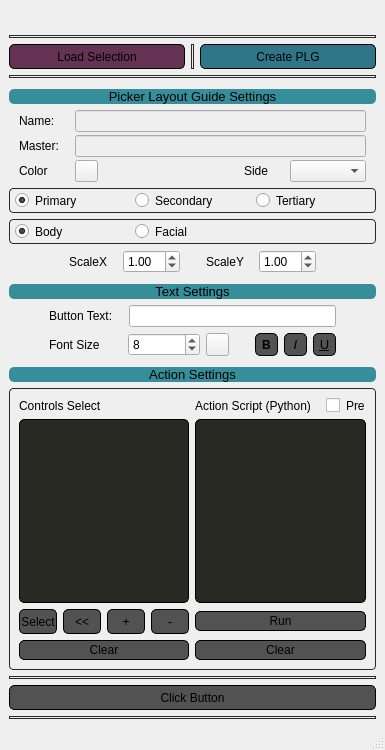
<?xml version="1.0" encoding="UTF-8"?>
<ui version="4.0">
 <class>MainWindow</class>
 <widget class="QMainWindow" name="MainWindow">
  <property name="geometry">
   <rect>
    <x>0</x>
    <y>0</y>
    <width>385</width>
    <height>750</height>
   </rect>
  </property>
  <property name="windowTitle">
   <string>Picker Layout Guide Settings</string>
  </property>
  <widget class="QWidget" name="centralwidget">
   <layout class="QGridLayout" name="gridLayout">
    <item row="9" column="0">
     <widget class="QGroupBox" name="ctrlGrp_gb">
      <property name="styleSheet">
       <string notr="true">border: 1px; 
padding: 0px 0px 0px 0px;
border-style: solid;
border-color: #292929;
border-radius: 4px;</string>
      </property>
      <property name="title">
       <string/>
      </property>
      <layout class="QHBoxLayout" name="horizontalLayout_7">
       <property name="spacing">
        <number>6</number>
       </property>
       <property name="leftMargin">
        <number>5</number>
       </property>
       <property name="topMargin">
        <number>4</number>
       </property>
       <property name="rightMargin">
        <number>5</number>
       </property>
       <property name="bottomMargin">
        <number>4</number>
       </property>
       <item>
        <widget class="QRadioButton" name="body_rb">
         <property name="styleSheet">
          <string notr="true">border: 0px;</string>
         </property>
         <property name="text">
          <string>Body</string>
         </property>
         <property name="checked">
          <bool>true</bool>
         </property>
        </widget>
       </item>
       <item>
        <widget class="QRadioButton" name="facial_rb">
         <property name="styleSheet">
          <string notr="true">border: 0px;</string>
         </property>
         <property name="text">
          <string>Facial</string>
         </property>
        </widget>
       </item>
       <item>
        <widget class="QLabel" name="label_3">
         <property name="styleSheet">
          <string notr="true">border: 0px;</string>
         </property>
         <property name="text">
          <string/>
         </property>
        </widget>
       </item>
      </layout>
     </widget>
    </item>
    <item row="8" column="0">
     <widget class="QGroupBox" name="ctrlType_gb">
      <property name="styleSheet">
       <string notr="true">border: 1px; 
padding: 0px 0px 0px 0px;
border-style: solid;
border-color: #292929;
border-radius: 4px;</string>
      </property>
      <property name="title">
       <string/>
      </property>
      <layout class="QHBoxLayout" name="horizontalLayout_6">
       <property name="spacing">
        <number>6</number>
       </property>
       <property name="leftMargin">
        <number>5</number>
       </property>
       <property name="topMargin">
        <number>4</number>
       </property>
       <property name="rightMargin">
        <number>5</number>
       </property>
       <property name="bottomMargin">
        <number>4</number>
       </property>
       <item>
        <widget class="QRadioButton" name="primary_rb">
         <property name="styleSheet">
          <string notr="true">border: 0px;</string>
         </property>
         <property name="text">
          <string>Primary</string>
         </property>
         <property name="checked">
          <bool>true</bool>
         </property>
        </widget>
       </item>
       <item>
        <widget class="QRadioButton" name="secondary_rb">
         <property name="styleSheet">
          <string notr="true">border: 0px;</string>
         </property>
         <property name="text">
          <string>Secondary</string>
         </property>
        </widget>
       </item>
       <item>
        <widget class="QRadioButton" name="tertiary_rb">
         <property name="styleSheet">
          <string notr="true">border: 0px;</string>
         </property>
         <property name="text">
          <string>Tertiary</string>
         </property>
        </widget>
       </item>
      </layout>
     </widget>
    </item>
    <item row="4" column="0">
     <widget class="Line" name="line">
      <property name="styleSheet">
       <string notr="true">border: 1px; 
padding: 0px 0px 0px 0px;
border-style: solid;
border-color: #292929;
border-radius: 4px;</string>
      </property>
      <property name="orientation">
       <enum>Qt::Horizontal</enum>
      </property>
     </widget>
    </item>
    <item row="12" column="0">
     <widget class="QLabel" name="label_11">
      <property name="font">
       <font>
        <pointsize>10</pointsize>
        <weight>50</weight>
        <italic>false</italic>
        <bold>false</bold>
       </font>
      </property>
      <property name="styleSheet">
       <string notr="true">background-color: #358e99;
color: rgb(0, 0, 0);
border-radius: 5px;</string>
      </property>
      <property name="text">
       <string>Text Settings</string>
      </property>
      <property name="alignment">
       <set>Qt::AlignCenter</set>
      </property>
     </widget>
    </item>
    <item row="16" column="0">
     <widget class="QLabel" name="label_12">
      <property name="font">
       <font>
        <pointsize>10</pointsize>
        <weight>50</weight>
        <italic>false</italic>
        <bold>false</bold>
       </font>
      </property>
      <property name="styleSheet">
       <string notr="true">background-color: #358e99;
color: rgb(0, 0, 0);
border-radius: 5px;</string>
      </property>
      <property name="text">
       <string>Action Settings</string>
      </property>
      <property name="alignment">
       <set>Qt::AlignCenter</set>
      </property>
     </widget>
    </item>
    <item row="5" column="0">
     <spacer name="verticalSpacer_3">
      <property name="orientation">
       <enum>Qt::Vertical</enum>
      </property>
      <property name="sizeType">
       <enum>QSizePolicy::Fixed</enum>
      </property>
      <property name="sizeHint" stdset="0">
       <size>
        <width>20</width>
        <height>5</height>
       </size>
      </property>
     </spacer>
    </item>
    <item row="15" column="0">
     <spacer name="verticalSpacer_4">
      <property name="orientation">
       <enum>Qt::Vertical</enum>
      </property>
      <property name="sizeType">
       <enum>QSizePolicy::Fixed</enum>
      </property>
      <property name="sizeHint" stdset="0">
       <size>
        <width>20</width>
        <height>5</height>
       </size>
      </property>
     </spacer>
    </item>
    <item row="6" column="0">
     <widget class="QLabel" name="label_10">
      <property name="font">
       <font>
        <pointsize>10</pointsize>
        <weight>50</weight>
        <italic>false</italic>
        <bold>false</bold>
       </font>
      </property>
      <property name="styleSheet">
       <string notr="true">background-color: #358e99;
color: rgb(0, 0, 0);
border-radius: 5px;</string>
      </property>
      <property name="text">
       <string>Picker Layout Guide Settings</string>
      </property>
      <property name="alignment">
       <set>Qt::AlignCenter</set>
      </property>
     </widget>
    </item>
    <item row="1" column="0">
     <widget class="Line" name="line_6">
      <property name="styleSheet">
       <string notr="true">border: 1px; 
padding: 0px 0px 0px 0px;
border-style: solid;
border-color: #292929;
border-radius: 4px;</string>
      </property>
      <property name="orientation">
       <enum>Qt::Horizontal</enum>
      </property>
     </widget>
    </item>
    <item row="0" column="0">
     <layout class="QVBoxLayout" name="verticalLayout">
      <item>
       <layout class="QHBoxLayout" name="horizontalLayout_2">
        <item>
         <spacer name="horizontalSpacer">
          <property name="orientation">
           <enum>Qt::Horizontal</enum>
          </property>
          <property name="sizeType">
           <enum>QSizePolicy::Expanding</enum>
          </property>
          <property name="sizeHint" stdset="0">
           <size>
            <width>20</width>
            <height>20</height>
           </size>
          </property>
         </spacer>
        </item>
        <item>
         <widget class="QLabel" name="iconLbl">
          <property name="text">
           <string/>
          </property>
          <property name="alignment">
           <set>Qt::AlignRight|Qt::AlignTrailing|Qt::AlignVCenter</set>
          </property>
         </widget>
        </item>
        <item>
         <spacer name="horizontalSpacer_2">
          <property name="orientation">
           <enum>Qt::Horizontal</enum>
          </property>
          <property name="sizeHint" stdset="0">
           <size>
            <width>40</width>
            <height>20</height>
           </size>
          </property>
         </spacer>
        </item>
       </layout>
      </item>
     </layout>
    </item>
    <item row="14" column="0">
     <layout class="QGridLayout" name="gridLayout_3">
      <item row="0" column="5">
       <widget class="QPushButton" name="bold_btn">
        <property name="minimumSize">
         <size>
          <width>23</width>
          <height>23</height>
         </size>
        </property>
        <property name="maximumSize">
         <size>
          <width>23</width>
          <height>23</height>
         </size>
        </property>
        <property name="font">
         <font>
          <weight>75</weight>
          <bold>true</bold>
         </font>
        </property>
        <property name="styleSheet">
         <string notr="true">QPushButton{
background-color:#535252;
border-style: solid;
border-color: black;
border-width: 1px;
border-radius: 5px;}
QPushButton:hover{background-color:#707070;}
QPushButton:pressed{background-color:#1d1d1d;}
QPushButton:checked{background-color:#1d1d1d;}</string>
        </property>
        <property name="text">
         <string>B</string>
        </property>
        <property name="checkable">
         <bool>true</bool>
        </property>
       </widget>
      </item>
      <item row="0" column="6">
       <widget class="QPushButton" name="italic_btn">
        <property name="minimumSize">
         <size>
          <width>23</width>
          <height>23</height>
         </size>
        </property>
        <property name="maximumSize">
         <size>
          <width>23</width>
          <height>23</height>
         </size>
        </property>
        <property name="font">
         <font>
          <pointsize>10</pointsize>
          <weight>50</weight>
          <italic>true</italic>
          <bold>false</bold>
         </font>
        </property>
        <property name="styleSheet">
         <string notr="true">QPushButton{
background-color:#535252;
border-style: solid;
border-color: black;
border-width: 1px;
border-radius: 5px;}
QPushButton:hover{background-color:#707070;}
QPushButton:pressed{background-color:#1d1d1d;}
QPushButton:checked{background-color:#1d1d1d;}</string>
        </property>
        <property name="text">
         <string>I</string>
        </property>
        <property name="checkable">
         <bool>true</bool>
        </property>
       </widget>
      </item>
      <item row="0" column="0">
       <spacer name="horizontalSpacer_12">
        <property name="orientation">
         <enum>Qt::Horizontal</enum>
        </property>
        <property name="sizeType">
         <enum>QSizePolicy::Fixed</enum>
        </property>
        <property name="sizeHint" stdset="0">
         <size>
          <width>40</width>
          <height>20</height>
         </size>
        </property>
       </spacer>
      </item>
      <item row="0" column="2">
       <widget class="QSpinBox" name="fontSize_sb">
        <property name="minimum">
         <number>1</number>
        </property>
        <property name="maximum">
         <number>20</number>
        </property>
        <property name="value">
         <number>8</number>
        </property>
       </widget>
      </item>
      <item row="0" column="1">
       <widget class="QLabel" name="label_4">
        <property name="text">
         <string>Font Size</string>
        </property>
       </widget>
      </item>
      <item row="0" column="3">
       <widget class="QPushButton" name="textColor_btn">
        <property name="enabled">
         <bool>true</bool>
        </property>
        <property name="minimumSize">
         <size>
          <width>23</width>
          <height>23</height>
         </size>
        </property>
        <property name="maximumSize">
         <size>
          <width>23</width>
          <height>23</height>
         </size>
        </property>
        <property name="font">
         <font>
          <pointsize>10</pointsize>
          <weight>50</weight>
          <bold>false</bold>
         </font>
        </property>
        <property name="styleSheet">
         <string notr="true"/>
        </property>
        <property name="text">
         <string/>
        </property>
       </widget>
      </item>
      <item row="0" column="4">
       <spacer name="horizontalSpacer_14">
        <property name="orientation">
         <enum>Qt::Horizontal</enum>
        </property>
        <property name="sizeType">
         <enum>QSizePolicy::Fixed</enum>
        </property>
        <property name="sizeHint" stdset="0">
         <size>
          <width>20</width>
          <height>20</height>
         </size>
        </property>
       </spacer>
      </item>
      <item row="0" column="9">
       <spacer name="horizontalSpacer_13">
        <property name="orientation">
         <enum>Qt::Horizontal</enum>
        </property>
        <property name="sizeType">
         <enum>QSizePolicy::Fixed</enum>
        </property>
        <property name="sizeHint" stdset="0">
         <size>
          <width>40</width>
          <height>20</height>
         </size>
        </property>
       </spacer>
      </item>
      <item row="0" column="7">
       <widget class="QPushButton" name="underline_btn">
        <property name="minimumSize">
         <size>
          <width>23</width>
          <height>23</height>
         </size>
        </property>
        <property name="maximumSize">
         <size>
          <width>23</width>
          <height>23</height>
         </size>
        </property>
        <property name="font">
         <font>
          <pointsize>10</pointsize>
          <weight>50</weight>
          <bold>false</bold>
          <underline>true</underline>
         </font>
        </property>
        <property name="styleSheet">
         <string notr="true">QPushButton{
background-color:#535252;
border-style: solid;
border-color: black;
border-width: 1px;
border-radius: 5px;}
QPushButton:hover{background-color:#707070;}
QPushButton:pressed{background-color:#1d1d1d;}
QPushButton:checked{background-color:#1d1d1d;}</string>
        </property>
        <property name="text">
         <string>U</string>
        </property>
        <property name="checkable">
         <bool>true</bool>
        </property>
       </widget>
      </item>
     </layout>
    </item>
    <item row="13" column="0">
     <layout class="QGridLayout" name="gridLayout_5">
      <item row="1" column="4">
       <spacer name="horizontalSpacer_17">
        <property name="orientation">
         <enum>Qt::Horizontal</enum>
        </property>
        <property name="sizeType">
         <enum>QSizePolicy::Fixed</enum>
        </property>
        <property name="sizeHint" stdset="0">
         <size>
          <width>40</width>
          <height>20</height>
         </size>
        </property>
       </spacer>
      </item>
      <item row="1" column="0">
       <spacer name="horizontalSpacer_16">
        <property name="orientation">
         <enum>Qt::Horizontal</enum>
        </property>
        <property name="sizeType">
         <enum>QSizePolicy::Fixed</enum>
        </property>
        <property name="sizeHint" stdset="0">
         <size>
          <width>40</width>
          <height>20</height>
         </size>
        </property>
       </spacer>
      </item>
      <item row="1" column="1">
       <widget class="QLabel" name="label_9">
        <property name="text">
         <string>Button Text:</string>
        </property>
       </widget>
      </item>
      <item row="1" column="2">
       <spacer name="horizontalSpacer_18">
        <property name="orientation">
         <enum>Qt::Horizontal</enum>
        </property>
        <property name="sizeType">
         <enum>QSizePolicy::Fixed</enum>
        </property>
        <property name="sizeHint" stdset="0">
         <size>
          <width>10</width>
          <height>20</height>
         </size>
        </property>
       </spacer>
      </item>
      <item row="1" column="3">
       <widget class="QLineEdit" name="buttonText_le"/>
      </item>
     </layout>
    </item>
    <item row="20" column="0">
     <widget class="Line" name="line_5">
      <property name="styleSheet">
       <string notr="true">border: 1px; 
padding: 0px 0px 0px 0px;
border-style: solid;
border-color: #292929;
border-radius: 4px;</string>
      </property>
      <property name="orientation">
       <enum>Qt::Horizontal</enum>
      </property>
     </widget>
    </item>
    <item row="18" column="0">
     <widget class="Line" name="line_4">
      <property name="styleSheet">
       <string notr="true">border: 1px; 
padding: 0px 0px 0px 0px;
border-style: solid;
border-color: #292929;
border-radius: 4px;</string>
      </property>
      <property name="orientation">
       <enum>Qt::Horizontal</enum>
      </property>
     </widget>
    </item>
    <item row="19" column="0">
     <widget class="QPushButton" name="clickButton_btn">
      <property name="sizePolicy">
       <sizepolicy hsizetype="Minimum" vsizetype="Fixed">
        <horstretch>0</horstretch>
        <verstretch>4</verstretch>
       </sizepolicy>
      </property>
      <property name="minimumSize">
       <size>
        <width>0</width>
        <height>25</height>
       </size>
      </property>
      <property name="maximumSize">
       <size>
        <width>16777215</width>
        <height>16777215</height>
       </size>
      </property>
      <property name="styleSheet">
       <string notr="true">QPushButton{
background-color:#535252;
border-style: solid;
border-color: black;
border-width: 1px;
border-radius: 5px;}
QPushButton:hover{background-color:#707070;}
QPushButton:pressed{background-color:#1d1d1d;}</string>
      </property>
      <property name="text">
       <string>Click Button</string>
      </property>
     </widget>
    </item>
    <item row="2" column="0">
     <layout class="QHBoxLayout" name="horizontalLayout_8">
      <item>
       <widget class="QPushButton" name="loadSelection_btn">
        <property name="sizePolicy">
         <sizepolicy hsizetype="Minimum" vsizetype="Fixed">
          <horstretch>0</horstretch>
          <verstretch>4</verstretch>
         </sizepolicy>
        </property>
        <property name="minimumSize">
         <size>
          <width>0</width>
          <height>25</height>
         </size>
        </property>
        <property name="maximumSize">
         <size>
          <width>16777215</width>
          <height>16777215</height>
         </size>
        </property>
        <property name="styleSheet">
         <string notr="true">QPushButton{
background-color:#643252;
border-style: solid;
border-color: black;
border-width: 1px;
border-radius: 5px;}
QPushButton:hover{background-color:#ab537f;}
QPushButton:pressed{background-color:#5b2e4b;}</string>
        </property>
        <property name="text">
         <string>Load Selection</string>
        </property>
       </widget>
      </item>
      <item>
       <widget class="Line" name="line_2">
        <property name="layoutDirection">
         <enum>Qt::LeftToRight</enum>
        </property>
        <property name="styleSheet">
         <string notr="true">border: 1px; 
padding: 0px 0px 0px 0px;
border-style: solid;
border-color: #292929;
border-radius: 4px;</string>
        </property>
        <property name="orientation">
         <enum>Qt::Vertical</enum>
        </property>
       </widget>
      </item>
      <item>
       <widget class="QPushButton" name="createPLG_btn">
        <property name="sizePolicy">
         <sizepolicy hsizetype="Minimum" vsizetype="Fixed">
          <horstretch>0</horstretch>
          <verstretch>4</verstretch>
         </sizepolicy>
        </property>
        <property name="minimumSize">
         <size>
          <width>0</width>
          <height>25</height>
         </size>
        </property>
        <property name="maximumSize">
         <size>
          <width>16777215</width>
          <height>16777215</height>
         </size>
        </property>
        <property name="styleSheet">
         <string notr="true">QPushButton{
background-color:#307689;
border-style: solid;
border-color: black;
border-width: 1px;
border-radius: 5px;}
QPushButton:hover{background-color:#318899;}
QPushButton:pressed{background-color:#490d28;}</string>
        </property>
        <property name="text">
         <string>Create PLG</string>
        </property>
       </widget>
      </item>
     </layout>
    </item>
    <item row="7" column="0">
     <layout class="QHBoxLayout" name="horizontalLayout_3">
      <item>
       <layout class="QGridLayout" name="gridLayout_2">
        <property name="verticalSpacing">
         <number>3</number>
        </property>
        <item row="0" column="0">
         <spacer name="horizontalSpacer_9">
          <property name="orientation">
           <enum>Qt::Horizontal</enum>
          </property>
          <property name="sizeType">
           <enum>QSizePolicy::Fixed</enum>
          </property>
          <property name="sizeHint" stdset="0">
           <size>
            <width>10</width>
            <height>20</height>
           </size>
          </property>
         </spacer>
        </item>
        <item row="0" column="2">
         <spacer name="horizontalSpacer_11">
          <property name="orientation">
           <enum>Qt::Horizontal</enum>
          </property>
          <property name="sizeType">
           <enum>QSizePolicy::Fixed</enum>
          </property>
          <property name="sizeHint" stdset="0">
           <size>
            <width>10</width>
            <height>20</height>
           </size>
          </property>
         </spacer>
        </item>
        <item row="0" column="5">
         <spacer name="horizontalSpacer_10">
          <property name="orientation">
           <enum>Qt::Horizontal</enum>
          </property>
          <property name="sizeType">
           <enum>QSizePolicy::Fixed</enum>
          </property>
          <property name="sizeHint" stdset="0">
           <size>
            <width>10</width>
            <height>20</height>
           </size>
          </property>
         </spacer>
        </item>
        <item row="0" column="4">
         <widget class="QLineEdit" name="name_le">
          <property name="enabled">
           <bool>false</bool>
          </property>
         </widget>
        </item>
        <item row="0" column="1">
         <widget class="QLabel" name="label">
          <property name="text">
           <string>Name:</string>
          </property>
         </widget>
        </item>
        <item row="1" column="1">
         <widget class="QLabel" name="label_2">
          <property name="text">
           <string>Master:</string>
          </property>
         </widget>
        </item>
        <item row="1" column="4">
         <widget class="QLineEdit" name="master_le">
          <property name="enabled">
           <bool>false</bool>
          </property>
         </widget>
        </item>
        <item row="2" column="1">
         <widget class="QLabel" name="label_5">
          <property name="text">
           <string>Color</string>
          </property>
         </widget>
        </item>
        <item row="2" column="4">
         <layout class="QHBoxLayout" name="horizontalLayout">
          <property name="spacing">
           <number>6</number>
          </property>
          <item>
           <widget class="QPushButton" name="color_btn">
            <property name="enabled">
             <bool>true</bool>
            </property>
            <property name="maximumSize">
             <size>
              <width>23</width>
              <height>16777215</height>
             </size>
            </property>
            <property name="text">
             <string/>
            </property>
           </widget>
          </item>
          <item>
           <spacer name="horizontalSpacer_3">
            <property name="orientation">
             <enum>Qt::Horizontal</enum>
            </property>
            <property name="sizeType">
             <enum>QSizePolicy::Fixed</enum>
            </property>
            <property name="sizeHint" stdset="0">
             <size>
              <width>140</width>
              <height>20</height>
             </size>
            </property>
           </spacer>
          </item>
          <item>
           <widget class="QLabel" name="label_8">
            <property name="maximumSize">
             <size>
              <width>40</width>
              <height>16777215</height>
             </size>
            </property>
            <property name="text">
             <string>Side</string>
            </property>
           </widget>
          </item>
          <item>
           <widget class="QComboBox" name="sides_cb"/>
          </item>
         </layout>
        </item>
       </layout>
      </item>
     </layout>
    </item>
    <item row="17" column="0">
     <widget class="QGroupBox" name="scriptSection_gb">
      <property name="styleSheet">
       <string notr="true">border: 1px; 
padding: 0px 0px 0px 0px;
border-style: solid;
border-color: #292929;
border-radius: 4px;</string>
      </property>
      <property name="title">
       <string/>
      </property>
      <layout class="QGridLayout" name="gridLayout_4">
       <item row="1" column="0">
        <widget class="QListWidget" name="controls_lst">
         <property name="minimumSize">
          <size>
           <width>170</width>
           <height>0</height>
          </size>
         </property>
         <property name="maximumSize">
          <size>
           <width>100</width>
           <height>16777215</height>
          </size>
         </property>
         <property name="styleSheet">
          <string>background-color:#282923;
border-style: solid;
border-color: black;
border-width: 1px;
border-radius: 5px;
color: white;</string>
         </property>
         <property name="selectionMode">
          <enum>QAbstractItemView::ExtendedSelection</enum>
         </property>
        </widget>
       </item>
       <item row="0" column="0">
        <widget class="QLabel" name="controls_lbl">
         <property name="styleSheet">
          <string notr="true">border: 0px;</string>
         </property>
         <property name="text">
          <string>Controls Select</string>
         </property>
        </widget>
       </item>
       <item row="3" column="0">
        <widget class="QPushButton" name="controlsClear_btn">
         <property name="sizePolicy">
          <sizepolicy hsizetype="Minimum" vsizetype="Fixed">
           <horstretch>0</horstretch>
           <verstretch>4</verstretch>
          </sizepolicy>
         </property>
         <property name="minimumSize">
          <size>
           <width>0</width>
           <height>20</height>
          </size>
         </property>
         <property name="maximumSize">
          <size>
           <width>16777215</width>
           <height>16777215</height>
          </size>
         </property>
         <property name="styleSheet">
          <string notr="true">QPushButton{
background-color:#535252;
border-style: solid;
border-color: black;
border-width: 1px;
border-radius: 5px;}
QPushButton:hover{background-color:#707070;}
QPushButton:pressed{background-color:#1d1d1d;}</string>
         </property>
         <property name="text">
          <string>Clear</string>
         </property>
        </widget>
       </item>
       <item row="2" column="0">
        <layout class="QHBoxLayout" name="horizontalLayout_10">
         <item>
          <widget class="QPushButton" name="controlsSelect_btn">
           <property name="sizePolicy">
            <sizepolicy hsizetype="Minimum" vsizetype="Fixed">
             <horstretch>0</horstretch>
             <verstretch>4</verstretch>
            </sizepolicy>
           </property>
           <property name="minimumSize">
            <size>
             <width>0</width>
             <height>25</height>
            </size>
           </property>
           <property name="styleSheet">
            <string notr="true">QPushButton{
background-color:#535252;
border-style: solid;
border-color: black;
border-width: 1px;
border-radius: 5px;}
QPushButton:hover{background-color:#707070;}
QPushButton:pressed{background-color:#1d1d1d;}</string>
           </property>
           <property name="text">
            <string>Select</string>
           </property>
          </widget>
         </item>
         <item>
          <widget class="QPushButton" name="replaceControls_btn">
           <property name="sizePolicy">
            <sizepolicy hsizetype="Minimum" vsizetype="Fixed">
             <horstretch>0</horstretch>
             <verstretch>4</verstretch>
            </sizepolicy>
           </property>
           <property name="minimumSize">
            <size>
             <width>0</width>
             <height>25</height>
            </size>
           </property>
           <property name="styleSheet">
            <string notr="true">QPushButton{
background-color:#535252;
border-style: solid;
border-color: black;
border-width: 1px;
border-radius: 5px;}
QPushButton:hover{background-color:#707070;}
QPushButton:pressed{background-color:#1d1d1d;}</string>
           </property>
           <property name="text">
            <string>&lt;&lt;</string>
           </property>
          </widget>
         </item>
         <item>
          <widget class="QPushButton" name="addSelected_btn">
           <property name="sizePolicy">
            <sizepolicy hsizetype="Minimum" vsizetype="Fixed">
             <horstretch>0</horstretch>
             <verstretch>4</verstretch>
            </sizepolicy>
           </property>
           <property name="minimumSize">
            <size>
             <width>0</width>
             <height>25</height>
            </size>
           </property>
           <property name="styleSheet">
            <string notr="true">QPushButton{
background-color:#535252;
border-style: solid;
border-color: black;
border-width: 1px;
border-radius: 5px;}
QPushButton:hover{background-color:#707070;}
QPushButton:pressed{background-color:#1d1d1d;}</string>
           </property>
           <property name="text">
            <string>+</string>
           </property>
          </widget>
         </item>
         <item>
          <widget class="QPushButton" name="removeControls_btn">
           <property name="sizePolicy">
            <sizepolicy hsizetype="Minimum" vsizetype="Fixed">
             <horstretch>0</horstretch>
             <verstretch>4</verstretch>
            </sizepolicy>
           </property>
           <property name="minimumSize">
            <size>
             <width>0</width>
             <height>25</height>
            </size>
           </property>
           <property name="styleSheet">
            <string notr="true">QPushButton{
background-color:#535252;
border-style: solid;
border-color: black;
border-width: 1px;
border-radius: 5px;}
QPushButton:hover{background-color:#707070;}
QPushButton:pressed{background-color:#1d1d1d;}</string>
           </property>
           <property name="text">
            <string>-</string>
           </property>
          </widget>
         </item>
        </layout>
       </item>
       <item row="0" column="1">
        <layout class="QHBoxLayout" name="horizontalLayout_5">
         <item>
          <widget class="QLabel" name="controls_lbl_2">
           <property name="styleSheet">
            <string notr="true">border: 0px;</string>
           </property>
           <property name="text">
            <string>Action Script (Python)</string>
           </property>
          </widget>
         </item>
         <item>
          <widget class="QCheckBox" name="pre_cbx">
           <property name="maximumSize">
            <size>
             <width>40</width>
             <height>16777215</height>
            </size>
           </property>
           <property name="styleSheet">
            <string notr="true">border: 0px;</string>
           </property>
           <property name="text">
            <string>Pre</string>
           </property>
          </widget>
         </item>
        </layout>
       </item>
       <item row="1" column="1">
        <widget class="QPlainTextEdit" name="actionScript_te">
         <property name="minimumSize">
          <size>
           <width>170</width>
           <height>0</height>
          </size>
         </property>
         <property name="styleSheet">
          <string notr="true">background-color:#282923;
border-style: solid;
border-color: black;
border-width: 1px;
border-radius: 5px;
color: white;</string>
         </property>
         <property name="lineWrapMode">
          <enum>QPlainTextEdit::NoWrap</enum>
         </property>
        </widget>
       </item>
       <item row="2" column="1">
        <widget class="QPushButton" name="scriptRun_btn">
         <property name="sizePolicy">
          <sizepolicy hsizetype="Minimum" vsizetype="Fixed">
           <horstretch>0</horstretch>
           <verstretch>4</verstretch>
          </sizepolicy>
         </property>
         <property name="minimumSize">
          <size>
           <width>0</width>
           <height>20</height>
          </size>
         </property>
         <property name="maximumSize">
          <size>
           <width>16777215</width>
           <height>16777215</height>
          </size>
         </property>
         <property name="styleSheet">
          <string notr="true">QPushButton{
background-color:#535252;
border-style: solid;
border-color: black;
border-width: 1px;
border-radius: 5px;}
QPushButton:hover{background-color:#707070;}
QPushButton:pressed{background-color:#1d1d1d;}</string>
         </property>
         <property name="text">
          <string>Run</string>
         </property>
        </widget>
       </item>
       <item row="3" column="1">
        <widget class="QPushButton" name="scriptClear_btn">
         <property name="sizePolicy">
          <sizepolicy hsizetype="Minimum" vsizetype="Fixed">
           <horstretch>0</horstretch>
           <verstretch>4</verstretch>
          </sizepolicy>
         </property>
         <property name="minimumSize">
          <size>
           <width>0</width>
           <height>20</height>
          </size>
         </property>
         <property name="maximumSize">
          <size>
           <width>16777215</width>
           <height>16777215</height>
          </size>
         </property>
         <property name="styleSheet">
          <string notr="true">QPushButton{
background-color:#535252;
border-style: solid;
border-color: black;
border-width: 1px;
border-radius: 5px;}
QPushButton:hover{background-color:#707070;}
QPushButton:pressed{background-color:#1d1d1d;}</string>
         </property>
         <property name="text">
          <string>Clear</string>
         </property>
        </widget>
       </item>
      </layout>
     </widget>
    </item>
    <item row="11" column="0">
     <spacer name="verticalSpacer_2">
      <property name="orientation">
       <enum>Qt::Vertical</enum>
      </property>
      <property name="sizeType">
       <enum>QSizePolicy::Fixed</enum>
      </property>
      <property name="sizeHint" stdset="0">
       <size>
        <width>20</width>
        <height>5</height>
       </size>
      </property>
     </spacer>
    </item>
    <item row="10" column="0">
     <layout class="QGridLayout" name="gridLayout_6">
      <item row="0" column="5">
       <widget class="QDoubleSpinBox" name="scaleY_sb">
        <property name="singleStep">
         <double>0.200000000000000</double>
        </property>
        <property name="value">
         <double>1.000000000000000</double>
        </property>
       </widget>
      </item>
      <item row="0" column="4">
       <widget class="QLabel" name="label_7">
        <property name="text">
         <string>ScaleY</string>
        </property>
       </widget>
      </item>
      <item row="0" column="2">
       <widget class="QDoubleSpinBox" name="scaleX_sb">
        <property name="singleStep">
         <double>0.200000000000000</double>
        </property>
        <property name="value">
         <double>1.000000000000000</double>
        </property>
       </widget>
      </item>
      <item row="0" column="1">
       <widget class="QLabel" name="label_6">
        <property name="text">
         <string>ScaleX</string>
        </property>
       </widget>
      </item>
      <item row="0" column="6">
       <spacer name="horizontalSpacer_20">
        <property name="orientation">
         <enum>Qt::Horizontal</enum>
        </property>
        <property name="sizeType">
         <enum>QSizePolicy::Fixed</enum>
        </property>
        <property name="sizeHint" stdset="0">
         <size>
          <width>60</width>
          <height>20</height>
         </size>
        </property>
       </spacer>
      </item>
      <item row="0" column="3">
       <spacer name="horizontalSpacer_21">
        <property name="orientation">
         <enum>Qt::Horizontal</enum>
        </property>
        <property name="sizeType">
         <enum>QSizePolicy::Fixed</enum>
        </property>
        <property name="sizeHint" stdset="0">
         <size>
          <width>20</width>
          <height>20</height>
         </size>
        </property>
       </spacer>
      </item>
      <item row="0" column="0">
       <spacer name="horizontalSpacer_15">
        <property name="orientation">
         <enum>Qt::Horizontal</enum>
        </property>
        <property name="sizeType">
         <enum>QSizePolicy::Fixed</enum>
        </property>
        <property name="sizeHint" stdset="0">
         <size>
          <width>60</width>
          <height>20</height>
         </size>
        </property>
       </spacer>
      </item>
     </layout>
    </item>
   </layout>
  </widget>
  <widget class="QMenuBar" name="menubar">
   <property name="geometry">
    <rect>
     <x>0</x>
     <y>0</y>
     <width>385</width>
     <height>21</height>
    </rect>
   </property>
  </widget>
  <widget class="QStatusBar" name="statusbar"/>
 </widget>
 <resources/>
 <connections/>
</ui>
